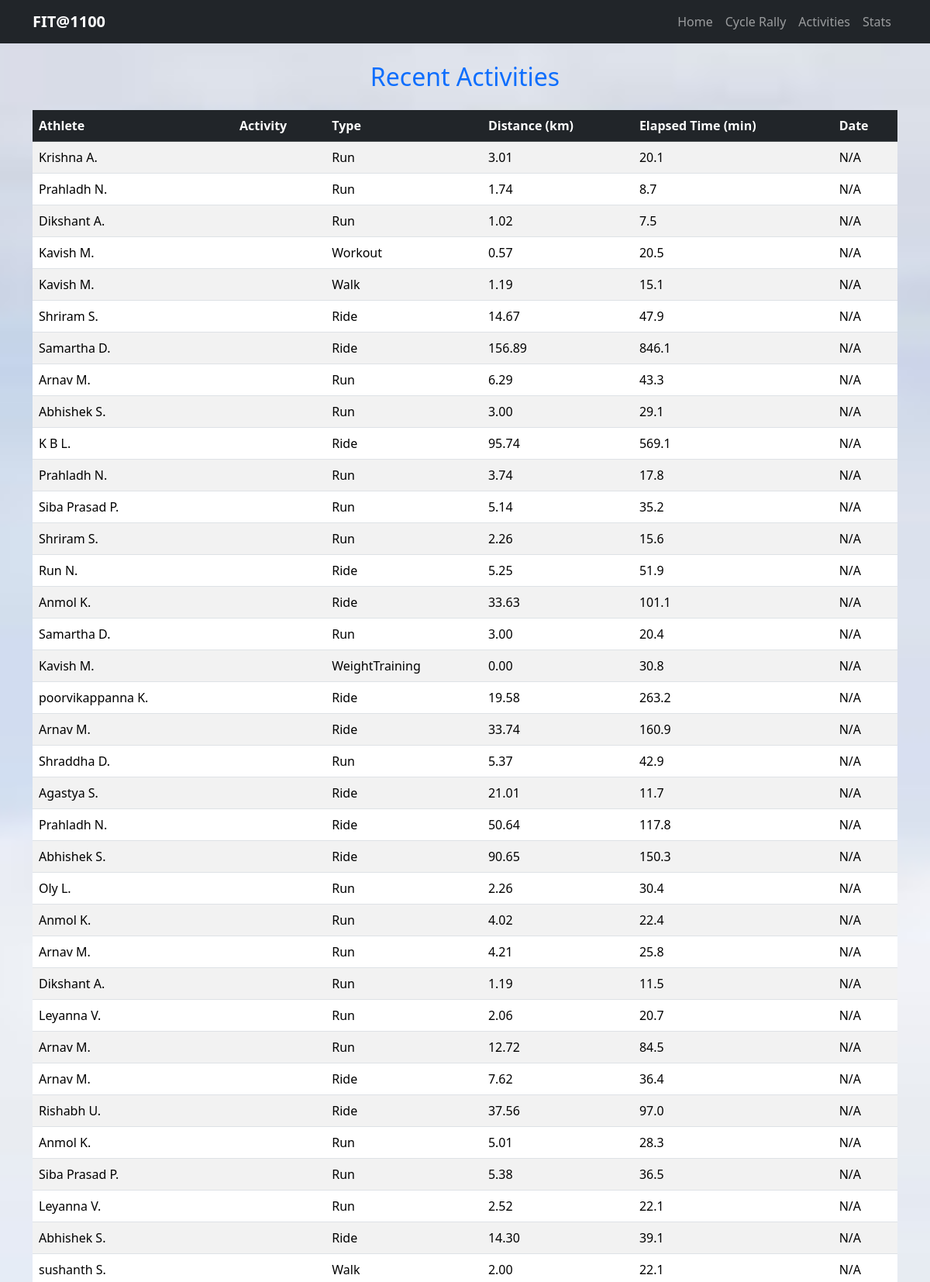
The app's page /activities (upper part) with its own data.
### models.py (models this page shows)
class Activity(Base):
    __tablename__ = "activities"
    id = Column(Integer, primary_key=True)  # pseudo ID we generate
    athlete_name = Column(String)
    distance = Column(Float)
    moving_time = Column(Float)
    elapsed_time = Column(Float)
    total_elevation_gain = Column(Float)
    type = Column(String)
    start_date = Column(DateTime)
    activity_name = Column(String)

### app.py (the view)
@app.route("/activities")
def show_activities():
    session = Session()
    activities = session.query(Activity).order_by(Activity.start_date.desc()).all()
    session.close()
    return render_template("activities.html", activities=activities)

### templates/activities.html
{% extends "base.html" %}
{% block content %}
<h2 class="text-center mb-4 text-primary">Recent Activities</h2>
<table class="table table-striped table-hover align-middle">
    <thead class="table-dark">
        <tr>
            <th>Athlete</th>
            <th>Activity</th>
            <th>Type</th>
            <th>Distance (km)</th>
            <th>Elapsed Time (min)</th>
            <th>Date</th>
        </tr>
    </thead>
    <tbody>
        {% for a in activities %}
        <tr>
            <td>{{ a.athlete_name }}</td>
            <td>{{ a.name }}</td>
            <td>{{ a.type }}</td>
            <td>{{ "%.2f"|format(a.distance/1000 if a.distance else 0) }}</td>
            <td>{{ "%.1f"|format(a.elapsed_time/60 if a.elapsed_time else 0) }}</td>
            <td>{{ a.start_date.strftime("%Y-%m-%d") if a.start_date else "N/A" }}</td>
        </tr>
        {% endfor %}
    </tbody>
</table>
{% endblock %}

### templates/base.html (shortened to what this page needs)
<!DOCTYPE html>
<html lang="en">
<head>
    <link href="https://cdn.jsdelivr.net/npm/bootstrap@5.3.2/dist/css/bootstrap.min.css" rel="stylesheet">
    <link rel="stylesheet" href="{{ url_for('static', filename='css/styles.css') }}">
</head>
<body>
    <nav class="navbar navbar-expand-lg navbar-dark bg-dark">
        <div class="container">
            <a class="navbar-brand fw-bold" href="/">FIT@1100</a>
            <div class="collapse navbar-collapse" id="navbarNav">
                <ul class="navbar-nav ms-auto">
                    <li class="nav-item"><a class="nav-link" href="/">Home</a></li>
                    <li class="nav-item"><a class="nav-link" href="/cycle-rally">Cycle Rally</a></li>
                    <li class="nav-item"><a class="nav-link" href="/activities">Activities</a></li>
                    <li class="nav-item"><a class="nav-link" href="/stats">Stats</a></li>
                </ul>
            </div>
        </div>
    </nav>
    <div class="container py-4">
        {% block content %}{% endblock %}
    </div>
</body>
</html>

### static/css/styles.css (style rules this page uses)
body { background: url("../images/background.jpeg") no-repeat center center fixed; background-size: cover; color: white; }
nav, footer, .container { position: relative; z-index: 1; }

### records on screen
Activity: athlete_name "Krishna A.", type "Run", a.distance/1000ifa.distanceelse0 "3.01", a.elapsed_time/60ifa.elapsed_timeelse0 "20.1", start_date "N/A"
Activity: athlete_name "Prahladh N.", type "Run", a.distance/1000ifa.distanceelse0 "1.74", a.elapsed_time/60ifa.elapsed_timeelse0 "8.7", start_date "N/A"
Activity: athlete_name "Dikshant A.", type "Run", a.distance/1000ifa.distanceelse0 "1.02", a.elapsed_time/60ifa.elapsed_timeelse0 "7.5", start_date "N/A"
Activity: athlete_name "Kavish M.", type "Workout", a.distance/1000ifa.distanceelse0 "0.57", a.elapsed_time/60ifa.elapsed_timeelse0 "20.5", start_date "N/A"
Activity: athlete_name "Kavish M.", type "Walk", a.distance/1000ifa.distanceelse0 "1.19", a.elapsed_time/60ifa.elapsed_timeelse0 "15.1", start_date "N/A"
Activity: athlete_name "Shriram S.", type "Ride", a.distance/1000ifa.distanceelse0 "14.67", a.elapsed_time/60ifa.elapsed_timeelse0 "47.9", start_date "N/A"
Activity: athlete_name "Samartha D.", type "Ride", a.distance/1000ifa.distanceelse0 "156.89", a.elapsed_time/60ifa.elapsed_timeelse0 "846.1", start_date "N/A"
Activity: athlete_name "Arnav M.", type "Run", a.distance/1000ifa.distanceelse0 "6.29", a.elapsed_time/60ifa.elapsed_timeelse0 "43.3", start_date "N/A"
Activity: athlete_name "Abhishek S.", type "Run", a.distance/1000ifa.distanceelse0 "3.00", a.elapsed_time/60ifa.elapsed_timeelse0 "29.1", start_date "N/A"
Activity: athlete_name "K B L.", type "Ride", a.distance/1000ifa.distanceelse0 "95.74", a.elapsed_time/60ifa.elapsed_timeelse0 "569.1", start_date "N/A"
Activity: athlete_name "Prahladh N.", type "Run", a.distance/1000ifa.distanceelse0 "3.74", a.elapsed_time/60ifa.elapsed_timeelse0 "17.8", start_date "N/A"
Activity: athlete_name "Siba Prasad P.", type "Run", a.distance/1000ifa.distanceelse0 "5.14", a.elapsed_time/60ifa.elapsed_timeelse0 "35.2", start_date "N/A"
Activity: athlete_name "Shriram S.", type "Run", a.distance/1000ifa.distanceelse0 "2.26", a.elapsed_time/60ifa.elapsed_timeelse0 "15.6", start_date "N/A"
Activity: athlete_name "Run N.", type "Ride", a.distance/1000ifa.distanceelse0 "5.25", a.elapsed_time/60ifa.elapsed_timeelse0 "51.9", start_date "N/A"
Activity: athlete_name "Anmol K.", type "Ride", a.distance/1000ifa.distanceelse0 "33.63", a.elapsed_time/60ifa.elapsed_timeelse0 "101.1", start_date "N/A"
Activity: athlete_name "Samartha D.", type "Run", a.distance/1000ifa.distanceelse0 "3.00", a.elapsed_time/60ifa.elapsed_timeelse0 "20.4", start_date "N/A"
Activity: athlete_name "Kavish M.", type "WeightTraining", a.distance/1000ifa.distanceelse0 "0.00", a.elapsed_time/60ifa.elapsed_timeelse0 "30.8", start_date "N/A"
Activity: athlete_name "poorvikappanna K.", type "Ride", a.distance/1000ifa.distanceelse0 "19.58", a.elapsed_time/60ifa.elapsed_timeelse0 "263.2", start_date "N/A"
Activity: athlete_name "Arnav M.", type "Ride", a.distance/1000ifa.distanceelse0 "33.74", a.elapsed_time/60ifa.elapsed_timeelse0 "160.9", start_date "N/A"
Activity: athlete_name "Shraddha D.", type "Run", a.distance/1000ifa.distanceelse0 "5.37", a.elapsed_time/60ifa.elapsed_timeelse0 "42.9", start_date "N/A"
Activity: athlete_name "Agastya S.", type "Ride", a.distance/1000ifa.distanceelse0 "21.01", a.elapsed_time/60ifa.elapsed_timeelse0 "11.7", start_date "N/A"
Activity: athlete_name "Prahladh N.", type "Ride", a.distance/1000ifa.distanceelse0 "50.64", a.elapsed_time/60ifa.elapsed_timeelse0 "117.8", start_date "N/A"
Activity: athlete_name "Abhishek S.", type "Ride", a.distance/1000ifa.distanceelse0 "90.65", a.elapsed_time/60ifa.elapsed_timeelse0 "150.3", start_date "N/A"
Activity: athlete_name "Oly L.", type "Run", a.distance/1000ifa.distanceelse0 "2.26", a.elapsed_time/60ifa.elapsed_timeelse0 "30.4", start_date "N/A"
Activity: athlete_name "Anmol K.", type "Run", a.distance/1000ifa.distanceelse0 "4.02", a.elapsed_time/60ifa.elapsed_timeelse0 "22.4", start_date "N/A"
Activity: athlete_name "Arnav M.", type "Run", a.distance/1000ifa.distanceelse0 "4.21", a.elapsed_time/60ifa.elapsed_timeelse0 "25.8", start_date "N/A"
Activity: athlete_name "Dikshant A.", type "Run", a.distance/1000ifa.distanceelse0 "1.19", a.elapsed_time/60ifa.elapsed_timeelse0 "11.5", start_date "N/A"
Activity: athlete_name "Leyanna V.", type "Run", a.distance/1000ifa.distanceelse0 "2.06", a.elapsed_time/60ifa.elapsed_timeelse0 "20.7", start_date "N/A"
Activity: athlete_name "Arnav M.", type "Run", a.distance/1000ifa.distanceelse0 "12.72", a.elapsed_time/60ifa.elapsed_timeelse0 "84.5", start_date "N/A"
Activity: athlete_name "Arnav M.", type "Ride", a.distance/1000ifa.distanceelse0 "7.62", a.elapsed_time/60ifa.elapsed_timeelse0 "36.4", start_date "N/A"
Activity: athlete_name "Rishabh U.", type "Ride", a.distance/1000ifa.distanceelse0 "37.56", a.elapsed_time/60ifa.elapsed_timeelse0 "97.0", start_date "N/A"
Activity: athlete_name "Anmol K.", type "Run", a.distance/1000ifa.distanceelse0 "5.01", a.elapsed_time/60ifa.elapsed_timeelse0 "28.3", start_date "N/A"
Activity: athlete_name "Siba Prasad P.", type "Run", a.distance/1000ifa.distanceelse0 "5.38", a.elapsed_time/60ifa.elapsed_timeelse0 "36.5", start_date "N/A"
Activity: athlete_name "Leyanna V.", type "Run", a.distance/1000ifa.distanceelse0 "2.52", a.elapsed_time/60ifa.elapsed_timeelse0 "22.1", start_date "N/A"
Activity: athlete_name "Abhishek S.", type "Ride", a.distance/1000ifa.distanceelse0 "14.30", a.elapsed_time/60ifa.elapsed_timeelse0 "39.1", start_date "N/A"
Activity: athlete_name "sushanth S.", type "Walk", a.distance/1000ifa.distanceelse0 "2.00", a.elapsed_time/60ifa.elapsed_timeelse0 "22.1", start_date "N/A"
